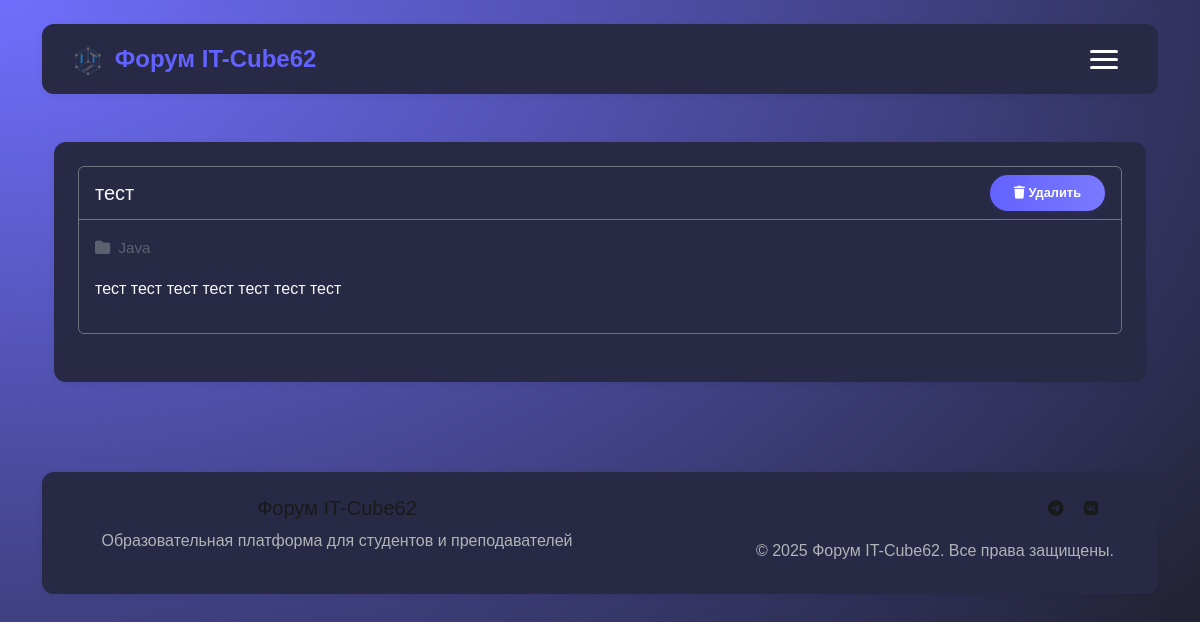
/topic/16 (signed in), run on the app's committed database.
### tables this page shows
CREATE TABLE topics (
            id INTEGER PRIMARY KEY AUTOINCREMENT,
            number INTEGER NOT NULL,
            title TEXT NOT NULL,
            text TEXT NOT NULL,
            direction TEXT NOT NULL,
            created_at TIMESTAMP DEFAULT CURRENT_TIMESTAMP,
            user_id INTEGER, status TEXT DEFAULT 'pending', moderated_at DATETIME, moderated_by INTEGER, moderator_id INTEGER, moderation_comment TEXT,
            FOREIGN KEY (user_id) REFERENCES users (id)
        );

### web/app.py (the view)
@app.route('/topic/<int:topic_id>')
def view_topic(topic_id):
    from database import get_topic_by_id
    topic = get_topic_by_id(topic_id)
    if not topic or topic['status'] != 'approved':
        flash('Тема не найдена или не одобрена', 'error')
        return redirect(url_for('forum'))
    return render_template('topic.html', topic=topic)

### database.py (called while the page is built)
def get_db_connection():
    conn = sqlite3.connect(DB_PATH)
    conn.row_factory = sqlite3.Row
    return conn

def get_user_by_id(user_id):
    conn = get_db_connection()
    c = conn.cursor()
    user = c.execute('SELECT * FROM users WHERE id = ?', (user_id,)).fetchone()
    conn.close()
    return user

def get_topic_by_id(topic_id):
    conn = get_db_connection()
    c = conn.cursor()
    topic = c.execute('''
        SELECT t.*, u.username, u.first_name, u.last_name
        FROM topics t
        LEFT JOIN users u ON t.user_id = u.id
        WHERE t.id = ?
    ''', (topic_id,)).fetchone()
    conn.close()
    return topic

def get_maintenance_mode():
    conn = get_db_connection()
    c = conn.cursor()
    try:
        c.execute('SELECT value FROM settings WHERE key = "maintenance_mode"')
        result = c.fetchone()
        return bool(result and result['value'] == 'true')
    except sqlite3.Error:
        return False
    finally:
        conn.close()

### web/app.py (called while the page is built, shortened)
@app.context_processor
def inject_now():
    return {'now': datetime.now()}

@app.context_processor
def inject_user():
    user = None
    if 'user_id' in session:
        user = get_user_by_id(session['user_id'])
    from flask import request
    return dict(user=user, active_page=request.endpoint)

@app.context_processor
def inject_maintenance_mode():
    from database import get_maintenance_mode
    return {'maintenance_mode': get_maintenance_mode()}

@app.before_request
def before_request():
    if request.endpoint and (
        request.endpoint.startswith('static') or
        request.endpoint == 'browser_check' or
        request.endpoint == 'handle_browser_info'
    ):
        return
    if 'user_id' in session and session.get('role') == 'admin':
        return

### web/templates/topic.html (shortened to what this page needs)
{% extends "base.html" %}
{% block content %}
<div class="container py-4 animate-fadein">
  <div class="topic-card">
    <div class="card bg-dark text-light border-secondary mb-4">
      <div class="card-header d-flex justify-content-between align-items-center border-secondary">
        <h5 class="card-title mb-0 text-light">{{ topic.title }}</h5>
        {% if user and (user.role in ['admin', 'moderator'] or user.id == topic.user_id) %}
        <form action="{{ url_for('delete_topic_route', topic_id=topic.id) }}" method="POST" class="d-inline" onsubmit="return confirm('Вы уверены, что хотите удалить эту тему?');">
          <button type="submit" class="btn btn-danger btn-sm">
            <i class="fas fa-trash"></i> Удалить
          </button>
        </form>
        {% endif %}
      </div>
      <div class="card-body">
        <div class="topic-meta mb-3">
          <span><i class="fa-solid fa-folder"></i> {{ topic.direction }}</span>
        </div>
        <div class="mb-3" style="white-space: pre-line;">{{ topic.text }}</div>
      </div>
    </div>
  </div>
</div>
{% endblock %}

### web/static/custom.css (style rules this page uses)
:root { --primary-color: #6262ff; --primary-hover: #4a4ac7; --text-color: #181a1b; --text-muted: #444a50; --bg-color: #f4f6fa; --card-bg: #282944; --border-radius: 12px; --shadow: 0 2px 8px rgba(0,0,0,0.06); --shadow-hover: 0 4px 16px rgba(98,98,255,0.10); --bg-main: #18191a; --bg-card: #23272b; --text-main: #f5f6fa; --text-muted: #b0b3b8; --border-main: #343a40; }
body { background: radial-gradient(ellipse at top left, rgb(111,111,254) 0%, #18191a 100%) !important; min-height: 100vh; color: #fff; line-height: 1.6; }
.topic-card { background: var(--card-bg); border-radius: var(--border-radius); box-shadow: var(--shadow); padding: 24px; margin-bottom: 18px; transition: all 0.2s ease; }
.topic-meta { color: #5a6270 !important; font-size: 0.95em; }
.topic-meta i { margin-right: 4px; }
.btn { border-radius: 8px; font-weight: 500; padding: 8px 16px; transition: all 0.2s; }
.animate-fadein { animation: fadein 0.7s; }
.btn-sm { padding: 4px 8px !important; font-size: 0.8rem !important; min-width: auto !important; }
.btn-danger { border-radius: 10px; font-weight: 600; background: #e74c3c; border: none; color: #fff; box-shadow: 0 2px 8px rgba(231,76,60,0.08); }
.card, .topic-card, .profile-card, .footer, .direction-list, .modal-content { background: var(--card-bg) !important; }
html, body, *:not(.fa):not(.fas):not(.far):not(.fal):not(.fab):not([class*="fa-"]):not(.bi):not([class*="bi-"]):not(svg):not(path) { font-family: 'Unbounded', sans-serif !important; }
input:not(.fa):not(.fas):not(.far):not(.fal):not(.fab):not([class*="fa-"]):not(.bi):not([class*="bi-"]), textarea:not(.fa):not(.fas):not(.far):not(.fal):not(.fab):not([class*="fa-"]):not(.bi):not([class*="bi-"]), select:not(.fa):not(.fas):not(.far):not(.fal):not(.fab):not([class*="fa-"]):not(.bi):not([class*="bi-"]), option:not(.fa):not(.fas):not(.far):not(.fal):not(.fab):not([class*="fa-"]):not(.bi):not([class*="bi-"]), button:not(.fa):not(.fas):not(.far):not(.fal):not(.fab):not([class*="fa-"]):not(.bi):not([class*="bi-"]), label:not(.fa):not(.fas):not(.far):not(.fal):not(.fab):not([class*="fa-"]):not(.bi):not([class*="bi-"]) { font-family: 'Unbounded', sans-serif !important; }
.fa, .fas, .far, .fal, .fab, [class*="fa-"] { font-family: 'Font Awesome 6 Free' !important; }
.btn, .btn-primary { font-family: 'Unbounded', 'Inter', Arial, sans-serif !important; font-weight: 700; font-size: 1.08em; border-radius: 24px !important; padding: 8px 24px !important; min-width: 120px; background: linear-gradient(90deg, #6262ff 0%, #7a7aff 100%) !important; color: #fff !important; border: none !important; box-shadow: 0 2px 12px rgba(98,98,255,0.10); transition: background 0.2s, box-shadow 0.2s, transform 0.1s; cursor: pointer; display: inline-block; }
* { scrollbar-width: thin; scrollbar-color: #282944 #282944; }

### data on the page
topics: title "тест", direction "Java", text "тест тест тест тест тест тест тест"
